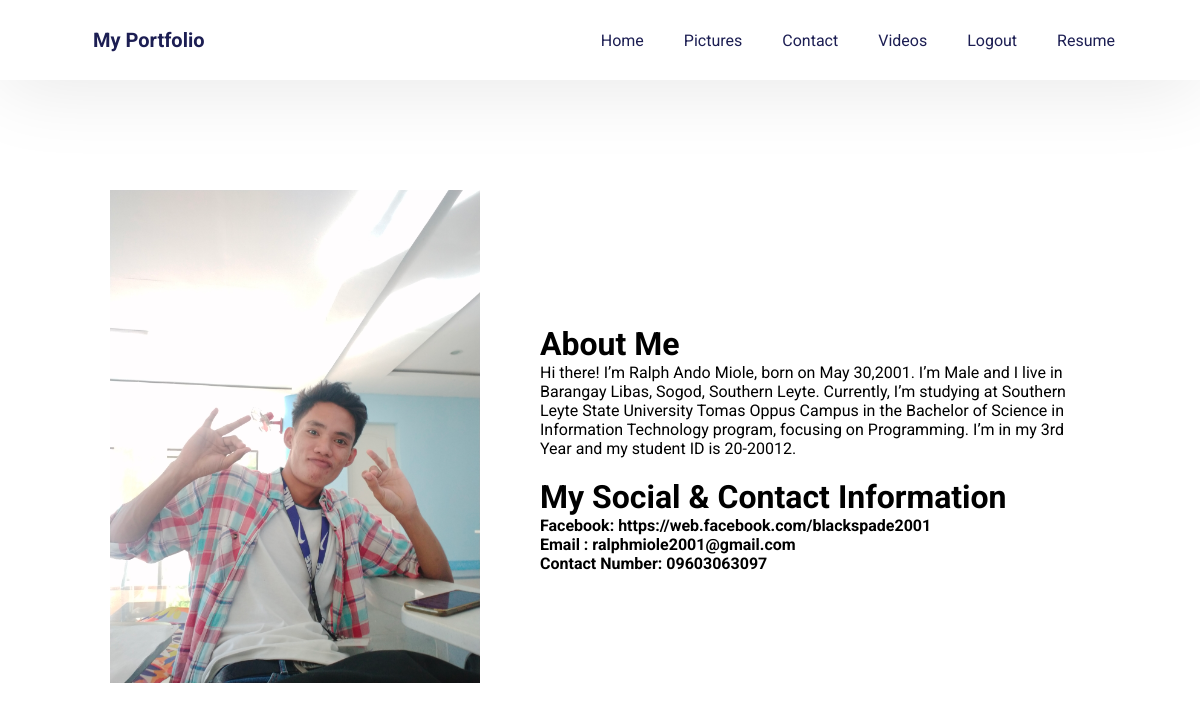
/contacts.php, run on the app's committed database.
### tables this page shows
CREATE TABLE `my_info` (
  `id` int(11) NOT NULL,
  `first_name` varchar(10) NOT NULL,
  `student_id` varchar(15) NOT NULL,
  `last_name` varchar(10) NOT NULL,
  `middle_name` varchar(10) NOT NULL,
  `number` varchar(30) NOT NULL,
  `email` varchar(30) NOT NULL,
  `facebook` varchar(50) NOT NULL,
  `birth_date` varchar(20) NOT NULL,
  `address` text NOT NULL,
  `gender` varchar(10) NOT NULL,
  `image` varchar(255) NOT NULL,
  `image_2` varchar(20) NOT NULL,
  `university` varchar(100) NOT NULL,
  `campus` varchar(20) NOT NULL,
  `year_level` varchar(20) NOT NULL,
  `course` varchar(100) NOT NULL,
  `major` varchar(20) NOT NULL
);

### contacts.php (the view, shortened to what this page needs)
<?php include('connection.php');
$sql = "SELECT * FROM my_info";
$result = $connection->query($sql);
if ($result->num_rows > 0) {
    $display = $result->fetch_assoc();
} else {
    die('Data not found.');
}
?>
<!DOCTYPE html>
<html lang="en">
<head>
    <link href='https://unpkg.com/boxicons@2.1.4/css/boxicons.min.css' rel='stylesheet'>
    <link rel="stylesheet" href="./css/style.css">
</head>
<body>
    <nav>
        <div class="logo">
            <a href="home.php" target="_blank">My Portfolio</a>
        </div>
        <ul>
            <li><a href="home.php">Home</a></li>
            <li><a href="pictures.php">Pictures</a></li>
            <li><a href="contacts.php">Contact</a></li>
            <li><a href="videos.php">Videos</a></li>
            <li><a href="logout.php">Logout</a></li>
            <li><a href="https://www.canva.com/design/DAGUusHUEpM/tjvdJgFAlAbbKkhh2XKPHw/edit?utm_content=DAGUusHUEpM&utm_campaign=designshare&utm_medium=link2&utm_source=sharebutton">Resume</a></li>
        </ul>
    </nav>
    <div class="about" id="contact">
        <div class="left">
            <img src="images/1.jpg">
        </div>
        <div class="right">
            <h3>About Me</h3>
            <p>
                Hi there! I’m <?php echo $display['first_name'] . ' ' . $display['middle_name'] . ' ' . $display['last_name']; ?>, born on <?php echo $display['birth_date']; ?>.
                I’m <?php echo $display['gender']; ?> and I live in <?php echo $display['address']; ?>.
                Currently, I’m studying at <?php echo $display['university'] . ' ' . $display['campus']; ?> in the <?php echo $display['course']; ?> program, focusing on <?php echo $display['major']; ?>.
                I’m in my <?php echo $display['year_level']; ?> and my student ID is <?php echo $display['student_id']; ?>.
            </p>
            <h3>My Social & Contact Information</h3>
            <h4>Facebook: <?php echo $display['facebook']; ?></h4>
            <h4>Email : <?php echo $display['email']; ?></h4>
            <h4>Contact Number: <?php echo $display['number']; ?></h4>
        </div>
    </div>
</body>
</html>

### css/style.css (style rules this page uses)
html { scroll-behavior: smooth; }
* { margin: 0; padding: 0; box-sizing: border-box; font-family: 'Roboto', sans-serif; }
a { text-decoration: none; color: #1c1e53; transition: color 0.3s ease; }
li { list-style: none; }
nav { background-color: #fff; position: sticky; top: 0; padding: 0 85px; display: flex; align-items: center; justify-content: space-between; height: 80px; box-shadow: 0 5px 80px rgba(0, 0, 0, 0.1); }
nav .logo { display: flex; align-items: center; }
nav .logo a { margin-left: 8px; font-weight: bold; font-size: 20px; }
nav ul { display: flex; gap: 40px; }
.pictures h3, .about .right h3, .video .header h3 { font-size: 40px; margin-top: 20px; }
.about { padding: 110px; display: flex; align-items: center; gap: 60px; }
.about .left img { width: 440px; }
@media screen and (max-width: 1200px) { .about .left img { width: 370px; } }
@media screen and (max-width: 1200px) { .pictures h3, .about .right h3, .video .header h3 { font-size: 32px; } }

### data on the page
my_info: first_name "Ralph", middle_name "Ando", last_name "Miole", birth_date "May 30,2001", gender "Male", address "Barangay Libas, Sogod, Southern Leyte", university "Southern Leyte State University", campus "Tomas Oppus Campus", course "Bachelor of Science in Information Technology", major "Programming", year_level "3rd Year", student "20-20012", facebook "https://web.facebook.com/blackspade2001", email "ralphmiole2001@gmail.com", number "09603063097"
